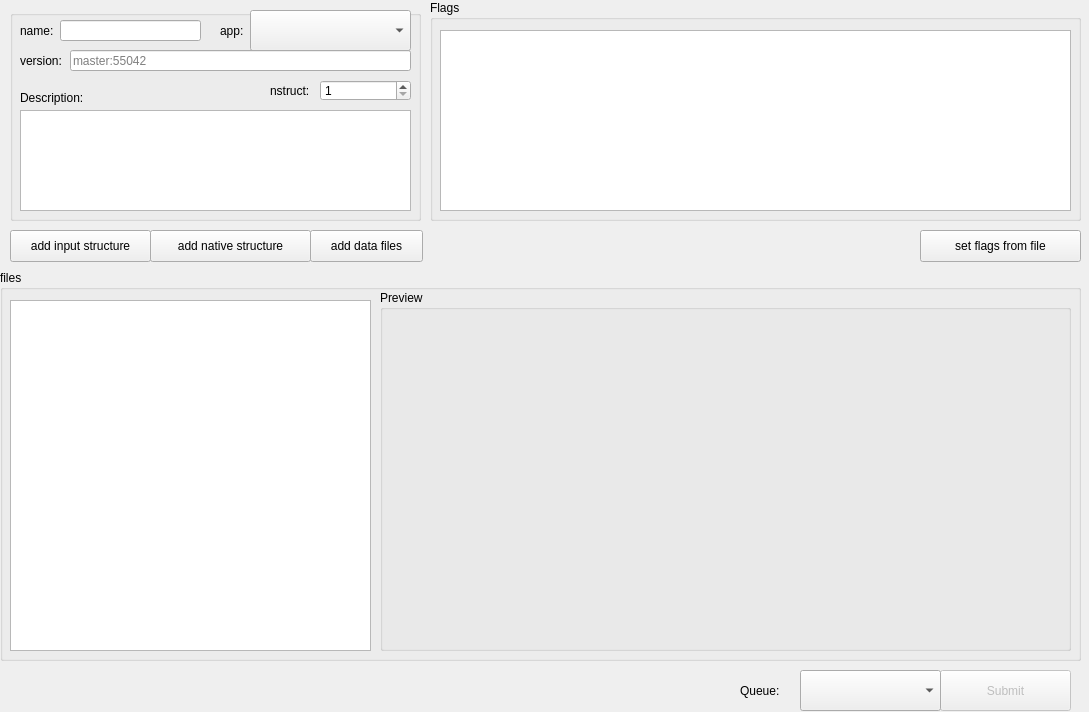
<?xml version="1.0" encoding="UTF-8"?>
<ui version="4.0">
 <class>TaskSubmit</class>
 <widget class="QWidget" name="TaskSubmit">
  <property name="geometry">
   <rect>
    <x>0</x>
    <y>0</y>
    <width>1089</width>
    <height>712</height>
   </rect>
  </property>
  <property name="windowTitle">
   <string>Form</string>
  </property>
  <widget class="QGroupBox" name="groupBox_5">
   <property name="geometry">
    <rect>
     <x>0</x>
     <y>270</y>
     <width>1081</width>
     <height>391</height>
    </rect>
   </property>
   <property name="title">
    <string>files</string>
   </property>
   <widget class="QGroupBox" name="groupBox_9">
    <property name="geometry">
     <rect>
      <x>380</x>
      <y>20</y>
      <width>691</width>
      <height>361</height>
     </rect>
    </property>
    <property name="title">
     <string>Preview</string>
    </property>
    <widget class="QWidget" name="preview_5" native="true">
     <property name="geometry">
      <rect>
       <x>0</x>
       <y>20</y>
       <width>681</width>
       <height>341</height>
      </rect>
     </property>
    </widget>
   </widget>
   <widget class="QTableView" name="files">
    <property name="geometry">
     <rect>
      <x>10</x>
      <y>30</y>
      <width>361</width>
      <height>351</height>
     </rect>
    </property>
   </widget>
  </widget>
  <widget class="QGroupBox" name="groupBox_2">
   <property name="geometry">
    <rect>
     <x>430</x>
     <y>0</y>
     <width>651</width>
     <height>221</height>
    </rect>
   </property>
   <property name="title">
    <string>Flags</string>
   </property>
   <widget class="QPlainTextEdit" name="flags">
    <property name="geometry">
     <rect>
      <x>10</x>
      <y>30</y>
      <width>631</width>
      <height>181</height>
     </rect>
    </property>
    <property name="readOnly">
     <bool>false</bool>
    </property>
   </widget>
  </widget>
  <widget class="QGroupBox" name="groupBox">
   <property name="geometry">
    <rect>
     <x>10</x>
     <y>10</y>
     <width>411</width>
     <height>211</height>
    </rect>
   </property>
   <property name="title">
    <string/>
   </property>
   <widget class="QLineEdit" name="name">
    <property name="enabled">
     <bool>true</bool>
    </property>
    <property name="geometry">
     <rect>
      <x>50</x>
      <y>10</y>
      <width>141</width>
      <height>21</height>
     </rect>
    </property>
    <property name="focusPolicy">
     <enum>Qt::StrongFocus</enum>
    </property>
    <property name="readOnly">
     <bool>false</bool>
    </property>
   </widget>
   <widget class="QLabel" name="label">
    <property name="geometry">
     <rect>
      <x>10</x>
      <y>10</y>
      <width>41</width>
      <height>21</height>
     </rect>
    </property>
    <property name="text">
     <string>name:</string>
    </property>
   </widget>
   <widget class="QComboBox" name="app">
    <property name="geometry">
     <rect>
      <x>240</x>
      <y>0</y>
      <width>161</width>
      <height>41</height>
     </rect>
    </property>
   </widget>
   <widget class="QLabel" name="label_5">
    <property name="geometry">
     <rect>
      <x>210</x>
      <y>0</y>
      <width>61</width>
      <height>41</height>
     </rect>
    </property>
    <property name="text">
     <string>app:</string>
    </property>
   </widget>
   <widget class="QLabel" name="label_3">
    <property name="geometry">
     <rect>
      <x>10</x>
      <y>40</y>
      <width>51</width>
      <height>21</height>
     </rect>
    </property>
    <property name="text">
     <string>version:</string>
    </property>
   </widget>
   <widget class="QLabel" name="label_2">
    <property name="geometry">
     <rect>
      <x>10</x>
      <y>80</y>
      <width>81</width>
      <height>16</height>
     </rect>
    </property>
    <property name="text">
     <string>Description:</string>
    </property>
   </widget>
   <widget class="QPlainTextEdit" name="description">
    <property name="geometry">
     <rect>
      <x>10</x>
      <y>100</y>
      <width>391</width>
      <height>101</height>
     </rect>
    </property>
   </widget>
   <widget class="QLabel" name="label_6">
    <property name="geometry">
     <rect>
      <x>260</x>
      <y>60</y>
      <width>51</width>
      <height>41</height>
     </rect>
    </property>
    <property name="text">
     <string>nstruct:</string>
    </property>
   </widget>
   <widget class="QSpinBox" name="nstruct">
    <property name="geometry">
     <rect>
      <x>310</x>
      <y>70</y>
      <width>91</width>
      <height>21</height>
     </rect>
    </property>
    <property name="minimum">
     <number>1</number>
    </property>
    <property name="maximum">
     <number>9999</number>
    </property>
   </widget>
   <widget class="QLineEdit" name="version">
    <property name="enabled">
     <bool>true</bool>
    </property>
    <property name="geometry">
     <rect>
      <x>60</x>
      <y>40</y>
      <width>341</width>
      <height>21</height>
     </rect>
    </property>
    <property name="placeholderText">
     <string>master:55042</string>
    </property>
   </widget>
  </widget>
  <widget class="QPushButton" name="submit">
   <property name="enabled">
    <bool>false</bool>
   </property>
   <property name="geometry">
    <rect>
     <x>940</x>
     <y>670</y>
     <width>131</width>
     <height>41</height>
    </rect>
   </property>
   <property name="text">
    <string>Submit</string>
   </property>
  </widget>
  <widget class="QLabel" name="label_4">
   <property name="geometry">
    <rect>
     <x>740</x>
     <y>670</y>
     <width>61</width>
     <height>41</height>
    </rect>
   </property>
   <property name="text">
    <string>Queue:</string>
   </property>
  </widget>
  <widget class="QComboBox" name="queue">
   <property name="geometry">
    <rect>
     <x>800</x>
     <y>670</y>
     <width>141</width>
     <height>41</height>
    </rect>
   </property>
  </widget>
  <widget class="QPushButton" name="add_files">
   <property name="geometry">
    <rect>
     <x>310</x>
     <y>230</y>
     <width>113</width>
     <height>32</height>
    </rect>
   </property>
   <property name="text">
    <string>add data files</string>
   </property>
  </widget>
  <widget class="QPushButton" name="flags_from_file">
   <property name="geometry">
    <rect>
     <x>920</x>
     <y>230</y>
     <width>161</width>
     <height>32</height>
    </rect>
   </property>
   <property name="text">
    <string>set flags from file</string>
   </property>
  </widget>
  <widget class="QPushButton" name="add_input_structure">
   <property name="geometry">
    <rect>
     <x>10</x>
     <y>230</y>
     <width>141</width>
     <height>32</height>
    </rect>
   </property>
   <property name="text">
    <string>add input structure</string>
   </property>
  </widget>
  <widget class="QPushButton" name="add_native_structure">
   <property name="geometry">
    <rect>
     <x>150</x>
     <y>230</y>
     <width>161</width>
     <height>32</height>
    </rect>
   </property>
   <property name="text">
    <string>add native structure</string>
   </property>
  </widget>
 </widget>
 <resources/>
 <connections/>
</ui>
